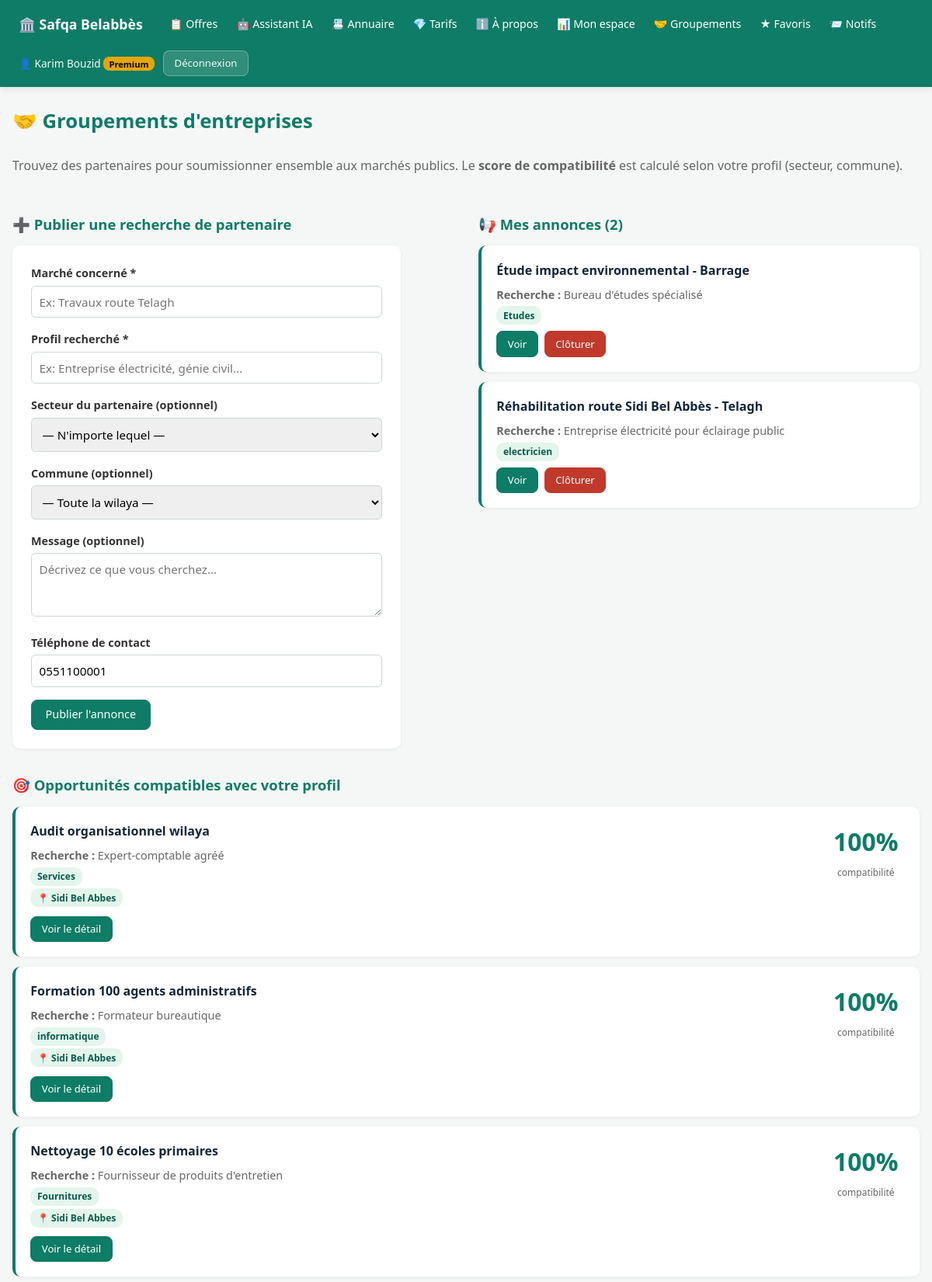
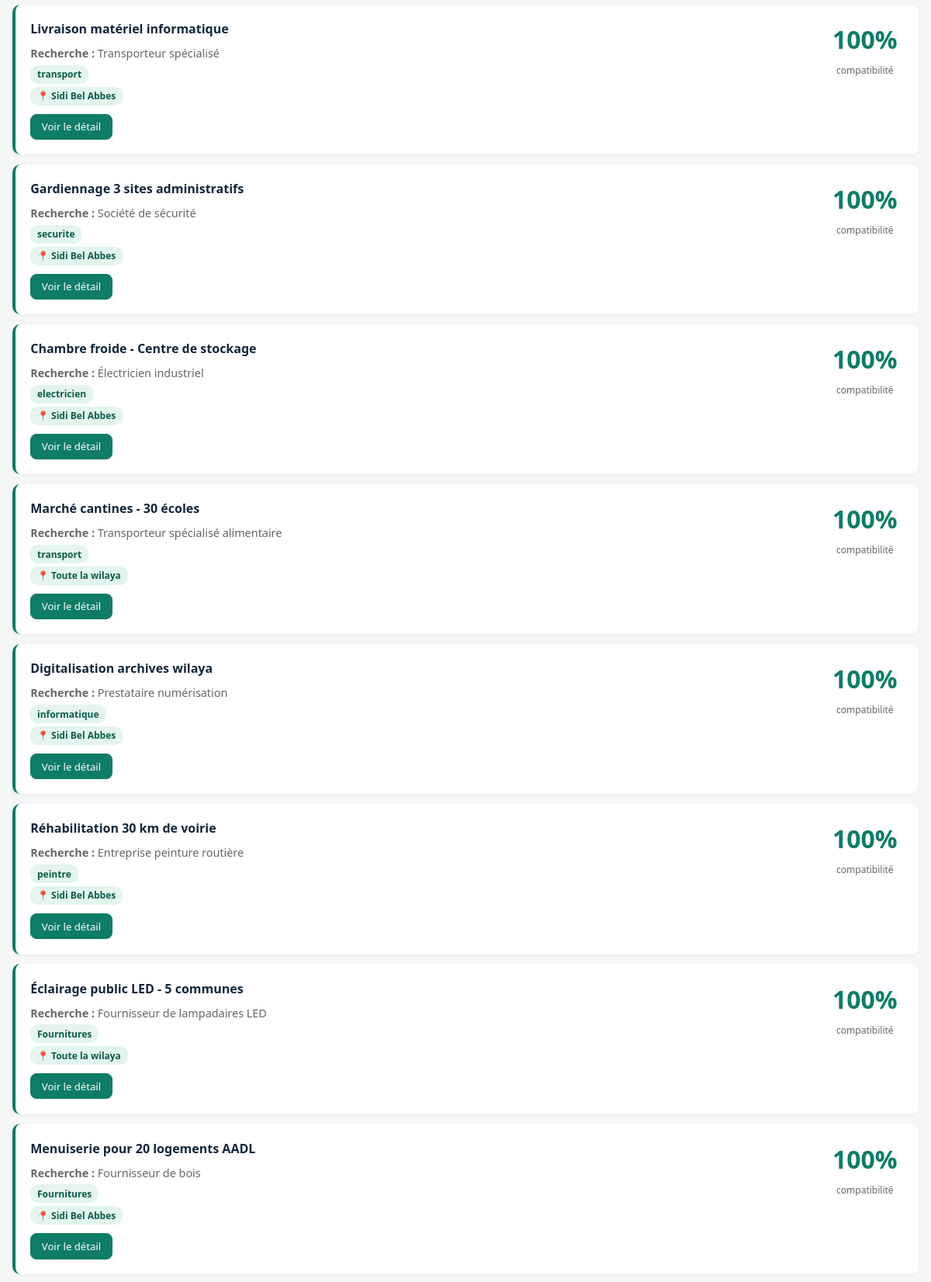
Screenshot of /partnerships (signed in, upper part) with the database file from the repository (2 pictures, top to bottom).
### app/__init__.py (models this page shows, shortened)
class User(UserMixin, db.Model):
    __tablename__ = "users"
    id = db.Column(db.Integer, primary_key=True)
    email = db.Column(db.String(150), unique=True, nullable=False, index=True)
    phone = db.Column(db.String(20), unique=True, nullable=True, index=True)
    password_hash = db.Column(db.String(255), nullable=False)
    full_name = db.Column(db.String(120), nullable=False)
    role = db.Column(db.String(20), default="user", nullable=False)
    plan = db.Column(db.String(20), default="free", nullable=False)
    active = db.Column(db.Boolean, default=True, nullable=False)
    security_question = db.Column(db.String(40))
    security_answer_hash = db.Column(db.String(255))
    security_attempts = db.Column(db.Integer, default=0, nullable=False)
    email_notifications = db.Column(db.Boolean, default=True, nullable=False)
    sms_notifications = db.Column(db.Boolean, default=False, nullable=False)
    company = db.Column(db.String(150))
    sector_activity = db.Column(db.String(30))
    commune = db.Column(db.String(100))
    favorite_sectors = db.Column(db.String(300))
    created_at = db.Column(db.DateTime, default=datetime.utcnow)
    @property
    def is_admin(self):
        return self.role == "admin"
    @property
    def is_premium(self):
        if self.role == "admin":
            return True
        return self.plan == "premium"

class PartnershipAd(db.Model):
    __tablename__ = "partnership_ads"
    id = db.Column(db.Integer, primary_key=True)
    user_id = db.Column(db.Integer, db.ForeignKey("users.id"), nullable=False, index=True)
    tender_id = db.Column(db.Integer, db.ForeignKey("tenders.id"), nullable=True)
    tender_title = db.Column(db.String(300), nullable=False)
    looking_for = db.Column(db.String(300), nullable=False)
    sector_wanted = db.Column(db.String(30))
    commune_wanted = db.Column(db.String(100))
    message = db.Column(db.Text)
    contact_phone = db.Column(db.String(20))
    is_open = db.Column(db.Boolean, default=True, nullable=False)
    created_at = db.Column(db.DateTime, default=datetime.utcnow)
    user = db.relationship("User")
    tender = db.relationship("Tender")

### app/routes.py (the view)
@bp.route("/partnerships")
@login_required
def partnerships():
    ads = PartnershipAd.query.filter_by(is_open=True).order_by(PartnershipAd.created_at.desc()).all()
    scored_ads = []
    for ad in ads:
        if ad.user_id == current_user.id:
            continue
        scored_ads.append({"ad": ad, "score": _score_compatibility(current_user, ad)})
    scored_ads.sort(key=lambda x: -x["score"])
    my_ads = PartnershipAd.query.filter_by(user_id=current_user.id).order_by(PartnershipAd.created_at.desc()).all()
    return render_template("partnerships.html", scored_ads=scored_ads, my_ads=my_ads)

### app/routes.py (called while the page is built)
def _score_compatibility(user_a, ad):
    score = 0
    max_score = 0
    if ad.sector_wanted:
        max_score += 40
        if user_a.sector_activity and user_a.sector_activity != ad.sector_wanted:
            score += 40
        elif user_a.sector_activity == ad.sector_wanted:
            score += 10
    if ad.commune_wanted and ad.commune_wanted != "Toute la wilaya":
        max_score += 30
        if user_a.commune == ad.commune_wanted:
            score += 30
        elif user_a.commune == "Toute la wilaya":
            score += 15
    if user_a.phone:
        max_score += 15
        score += 15
    if user_a.company:
        max_score += 15
        score += 15
    if max_score == 0:
        return 0
    return round(100 * score / max_score)

### app/templates/partnerships.html (shortened to what this page needs)
{% extends "base.html" %}
{% block content %}
<h1>🤝 Groupements d'entreprises</h1>
<p style="color:#666;margin-bottom:1.5rem">
  Trouvez des partenaires pour soumissionner ensemble aux marchés publics.
  Le <strong>score de compatibilité</strong> est calculé selon votre profil (secteur, commune).
</p>
<div style="display:grid;grid-template-columns:1fr 1fr;gap:2rem;align-items:start">
  <div>
    <h2>➕ Publier une recherche de partenaire</h2>
    <form method="post" action="/partnerships/new" class="boxed-form">
      <label>Marché concerné *
        <input type="text" name="tender_title" required maxlength="300" placeholder="Ex: Travaux route Telagh">
      </label>
      <label>Profil recherché *
        <input type="text" name="looking_for" required maxlength="300" placeholder="Ex: Entreprise électricité, génie civil...">
      </label>
      <label>Secteur du partenaire (optionnel)
        <select name="sector_wanted">
          <option value="">— N'importe lequel —</option>
        </select>
      </label>
      <label>Commune (optionnel)
        <select name="commune_wanted">
          <option value="">— Toute la wilaya —</option>
        </select>
      </label>
      <label>Message (optionnel)
        <textarea name="message" rows="3" maxlength="1000" placeholder="Décrivez ce que vous cherchez..."></textarea>
      </label>
      <label>Téléphone de contact
        <input type="tel" name="contact_phone" value="{{ current_user.phone or '' }}" maxlength="20">
      </label>
      <button class="btn" type="submit">Publier l'annonce</button>
    </form>
  </div>
  <div>
    <h2>📢 Mes annonces ({{ my_ads|length }})</h2>
    {% for ad in my_ads %}
    <div class="card" style="{{ 'opacity:0.6' if not ad.is_open }}">
      <h3>{{ ad.tender_title }}</h3>
      <p><strong>Recherche :</strong> {{ ad.looking_for }}</p>
      {% if ad.sector_wanted %}<p><span class="chip">{{ sectors.get(ad.sector_wanted, ad.sector_wanted) }}</span></p>{% endif %}
      <div style="display:flex;gap:0.5rem;margin-top:0.5rem">
        <a href="/partnerships/{{ ad.id }}" class="btn btn-sm">Voir</a>
        {% if ad.is_open %}
        <form method="post" action="/partnerships/{{ ad.id }}/close" class="inline-form">
          <button class="btn btn-sm btn-danger" type="submit">Clôturer</button>
        </form>
        {% endif %}
      </div>
    </div>
    {% else %}
    <p style="color:#666">Vous n'avez pas encore publié d'annonce.</p>
    {% endfor %}
  </div>
</div>
<h2 style="margin-top:2rem">🎯 Opportunités compatibles avec votre profil</h2>
{% for item in scored_ads %}
<div class="card">
  <div style="display:flex;justify-content:space-between;align-items:start">
    <div style="flex:1">
      <h3>{{ item.ad.tender_title }}</h3>
      <p><strong>Recherche :</strong> {{ item.ad.looking_for }}</p>
      {% if item.ad.sector_wanted %}<p><span class="chip">{{ sectors.get(item.ad.sector_wanted, item.ad.sector_wanted) }}</span></p>{% endif %}
      {% if item.ad.commune_wanted %}<p><span class="chip">📍 {{ item.ad.commune_wanted }}</span></p>{% endif %}
    </div>
    <div style="text-align:center;min-width:100px">
      <div style="font-size:2rem;font-weight:bold;color:{{ '#0e7c66' if item.score >= 70 else ('#f2a900' if item.score >= 40 else '#999') }}">
        {{ item.score }}%
      </div>
      <small style="color:#666;font-size:0.75rem">compatibilité</small>
    </div>
  </div>
  <a href="/partnerships/{{ item.ad.id }}" class="btn btn-sm" style="margin-top:0.5rem">Voir le détail</a>
</div>
{% else %}
<p style="color:#666">Aucune annonce disponible pour le moment.</p>
{% endfor %}
{% endblock %}

### app/templates/base.html (shortened to what this page needs)
<!DOCTYPE html>
<html lang="fr">
<head>
</head>
<body>
<header>
  <div class="header-inner">
    <a href="/" class="brand">🏛️ Safqa Belabbès</a>
    {% if current_user.is_authenticated and current_user.is_admin %}
      <nav class="main-nav">
        <a href="/admin">🔧 Administration</a>
        <a href="/">👁️ Site public</a>
      </nav>
      <span class="spacer"></span>
      <div class="user-info">
        <span>👤 {{ current_user.full_name }}</span>
        <a href="/logout" class="btn btn-sm" style="background:rgba(255,255,255,0.15);color:#fff;border:1px solid rgba(255,255,255,0.3)">Déconnexion</a>
      </div>
    {% else %}
      <nav class="main-nav">
        <a href="/">📋 Offres</a>
        <a href="/chatbot">🤖 Assistant IA</a>
        <a href="/directory">📇 Annuaire</a>
        <a href="/pricing">💎 Tarifs</a>
        <a href="/about">ℹ️ À propos</a>
        {% if current_user.is_authenticated %}
          <a href="/dashboard">📊 Mon espace</a>
          <a href="/partnerships">🤝 Groupements</a>
          <a href="/favorites">★ Favoris</a>
          <a href="/notifications">📨 Notifs{% if unread_notif and unread_notif > 0 %} <span class="badge">{{ unread_notif }}</span>{% endif %}</a>
        {% endif %}
      </nav>
      {% if current_user.is_authenticated %}
        <div class="user-info">
          <span>👤 {{ current_user.full_name }}
            {% if current_user.is_premium %}<span class="chip-premium">Premium</span>{% endif %}
          </span>
          <a href="/logout" class="btn btn-sm" style="background:rgba(255,255,255,0.15);color:#fff;border:1px solid rgba(255,255,255,0.3)">Déconnexion</a>
        </div>
      {% else %}
        <div class="user-info">
          <a href="/login">Connexion</a>
          <a href="/register" class="btn btn-sm btn-accent">Inscription</a>
        </div>
      {% endif %}
    {% endif %}
  </div>
</header>
<main>
{% block content %}{% endblock %}
</main>
</body>
</html>

### app/templates/base.html (style rules this page uses)
* { box-sizing: border-box; margin: 0; padding: 0; }
body { font-family: system-ui, -apple-system, "Segoe UI", sans-serif; background: #f5f7f6; color: #12263a; line-height: 1.6; }
header { background: #0e7c66; color: #fff; padding: 0.85rem 1.5rem; position: sticky; top: 0; z-index: 100; box-shadow: 0 2px 8px rgba(0,0,0,0.1); }
header .header-inner { max-width: 1280px; margin: 0 auto; display: flex; align-items: center; gap: 1rem; flex-wrap: wrap; }
header a { color: #fff; text-decoration: none; font-weight: 500; font-size: 0.9rem; }
header .brand { font-size: 1.1rem; font-weight: 700; margin-right: 0.5rem; }
header .user-info { display: flex; align-items: center; gap: 0.7rem; font-size: 0.85rem; opacity: 0.95; }
header .chip-premium { background: #f2a900; color: #000; padding: 0.1rem 0.45rem; border-radius: 8px; font-size: 0.7rem; font-weight: 700; }
nav.main-nav { display: flex; align-items: center; gap: 0.2rem; flex-wrap: wrap; }
nav.main-nav a { padding: 0.4rem 0.65rem; border-radius: 6px; font-size: 0.88rem; transition: background 0.15s; }
main { max-width: 1280px; margin: 0 auto; padding: 1.5rem 1rem; min-height: calc(100vh - 200px); }
h1 { margin-bottom: 1.5rem; color: #0e7c66; font-size: 1.6rem; }
h2 { margin: 1.5rem 0 0.8rem; color: #0e7c66; font-size: 1.15rem; }
h3 { font-size: 1rem; }
.card { background: #fff; padding: 1.2rem; margin: 0.8rem 0; border-radius: 10px; box-shadow: 0 1px 4px rgba(0,0,0,0.06); border-left: 4px solid #0e7c66; }
.card h3 { margin-bottom: 0.4rem; }
.card p { color: #666; font-size: 0.9rem; margin: 0.2rem 0; }
.btn, .btn-sm, .btn-ghost, .btn-accent, .btn-danger { display: inline-flex; align-items: center; justify-content: center; padding: 0.55rem 1.1rem; border-radius: 8px; cursor: pointer; text-decoration: none; font-size: 0.9rem; font-weight: 500; font-family: inherit; border: 1px solid transparent; transition: all 0.15s; white-space: nowrap; line-height: 1.4; }
.btn { background: #0e7c66; color: #fff; border-color: #0e7c66; }
.btn-sm { padding: 0.4rem 0.85rem; font-size: 0.82rem; }
.btn-danger { background: #c0392b; color: #fff; border-color: #c0392b; }
form.inline-form { display: inline; background: none; padding: 0; box-shadow: none; max-width: none; }
form.boxed-form { background: #fff; padding: 1.5rem; border-radius: 10px; max-width: 500px; box-shadow: 0 1px 4px rgba(0,0,0,0.06); }
label { display: block; margin-bottom: 1rem; font-weight: 600; font-size: 0.9rem; color: #333; }
input, select, textarea { width: 100%; padding: 0.6rem; border: 1px solid #cdd7d3; border-radius: 6px; margin-top: 0.3rem; font-size: 0.95rem; font-family: inherit; }
small { color: #666; font-weight: 400; font-size: 0.82rem; display: block; margin-top: 0.3rem; }
.chip { display: inline-block; background: #e3f5ec; color: #0a5c4b; padding: 0.15rem 0.55rem; border-radius: 10px; font-size: 0.75rem; font-weight: 600; }

### rows the page displays
User: full_name "Karim Bouzid", contact_phone "0551100001"
PartnershipAd: tender_title "Étude impact environnemental - Barrage", looking_for "Bureau d'études spécialisé", get "Etudes"
PartnershipAd: tender_title "Réhabilitation route Sidi Bel Abbès - Telagh", looking_for "Entreprise électricité pour éclairage public", get "electricien"
PartnershipAd: ad.tender_title "Audit organisationnel wilaya", ad.looking_for "Expert-comptable agréé", get "Services", ad.commune_wanted "Sidi Bel Abbes"
PartnershipAd: ad.tender_title "Formation 100 agents administratifs", ad.looking_for "Formateur bureautique", get "informatique", ad.commune_wanted "Sidi Bel Abbes"
PartnershipAd: ad.tender_title "Nettoyage 10 écoles primaires", ad.looking_for "Fournisseur de produits d'entretien", get "Fournitures", ad.commune_wanted "Sidi Bel Abbes"
PartnershipAd: ad.tender_title "Livraison matériel informatique", ad.looking_for "Transporteur spécialisé", get "transport", ad.commune_wanted "Sidi Bel Abbes"
PartnershipAd: ad.tender_title "Gardiennage 3 sites administratifs", ad.looking_for "Société de sécurité", get "securite", ad.commune_wanted "Sidi Bel Abbes"
PartnershipAd: ad.tender_title "Chambre froide - Centre de stockage", ad.looking_for "Électricien industriel", get "electricien", ad.commune_wanted "Sidi Bel Abbes"
PartnershipAd: ad.tender_title "Marché cantines - 30 écoles", ad.looking_for "Transporteur spécialisé alimentaire", get "transport", ad.commune_wanted "Toute la wilaya"
PartnershipAd: ad.tender_title "Digitalisation archives wilaya", ad.looking_for "Prestataire numérisation", get "informatique", ad.commune_wanted "Sidi Bel Abbes"
PartnershipAd: ad.tender_title "Réhabilitation 30 km de voirie", ad.looking_for "Entreprise peinture routière", get "peintre", ad.commune_wanted "Sidi Bel Abbes"
PartnershipAd: ad.tender_title "Éclairage public LED - 5 communes", ad.looking_for "Fournisseur de lampadaires LED", get "Fournitures", ad.commune_wanted "Toute la wilaya"
PartnershipAd: ad.tender_title "Menuiserie pour 20 logements AADL", ad.looking_for "Fournisseur de bois", get "Fournitures", ad.commune_wanted "Sidi Bel Abbes"

### other values shown
{{ my_ads|length }} "2"
{{ item.score }} "100" "100" "100" "100" "100" "100" "100" "100" "100" "100" "100"
